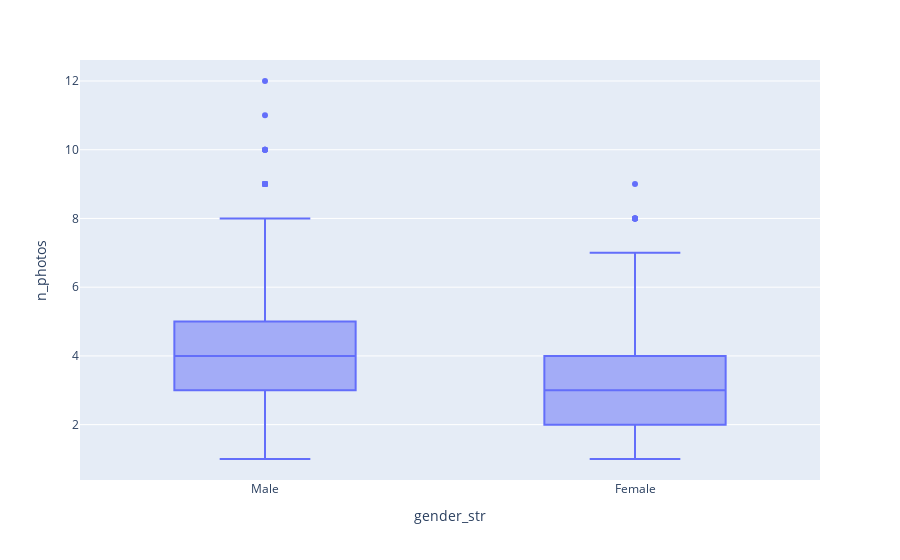

The notebook cell saved with this chart:
### Code cell
mod = ols('n_photos ~ gender_str',
                data=df).fit()

aov_table = sm.stats.anova_lm(mod, typ=1)
print(aov_table)
df.plot.box(x='gender_str', y='n_photos')

### Figure 1 — Plotly figure (JSON) as saved in the notebook; plotly's stock layout.template omitted (floating-point values rounded to 4 significant figures; data arrays with more than 128 entries replaced by an {"elided": "..."} marker saying what was removed)
{"data": [{"alignmentgroup": "True", "hovertemplate": "gender_str=%{x}<br>n_photos=%{y}<extra></extra>", "legendgroup": "", "marker": {"color": "#636efa"}, "name": "", "notched": false, "offsetgroup": "", "orientation": "v", "showlegend": false, "type": "box", "x": {"elided": "2931 str values"}, "x0": " ", "xaxis": "x", "y": {"elided": "2931 int values"}, "y0": " ", "yaxis": "y"}], "layout": {"boxmode": "group", "legend": {"tracegroupgap": 0}, "margin": {"t": 60}, "xaxis": {"anchor": "y", "domain": [0, 1], "title": {"text": "gender_str"}}, "yaxis": {"anchor": "x", "domain": [0, 1], "title": {"text": "n_photos"}}}}
